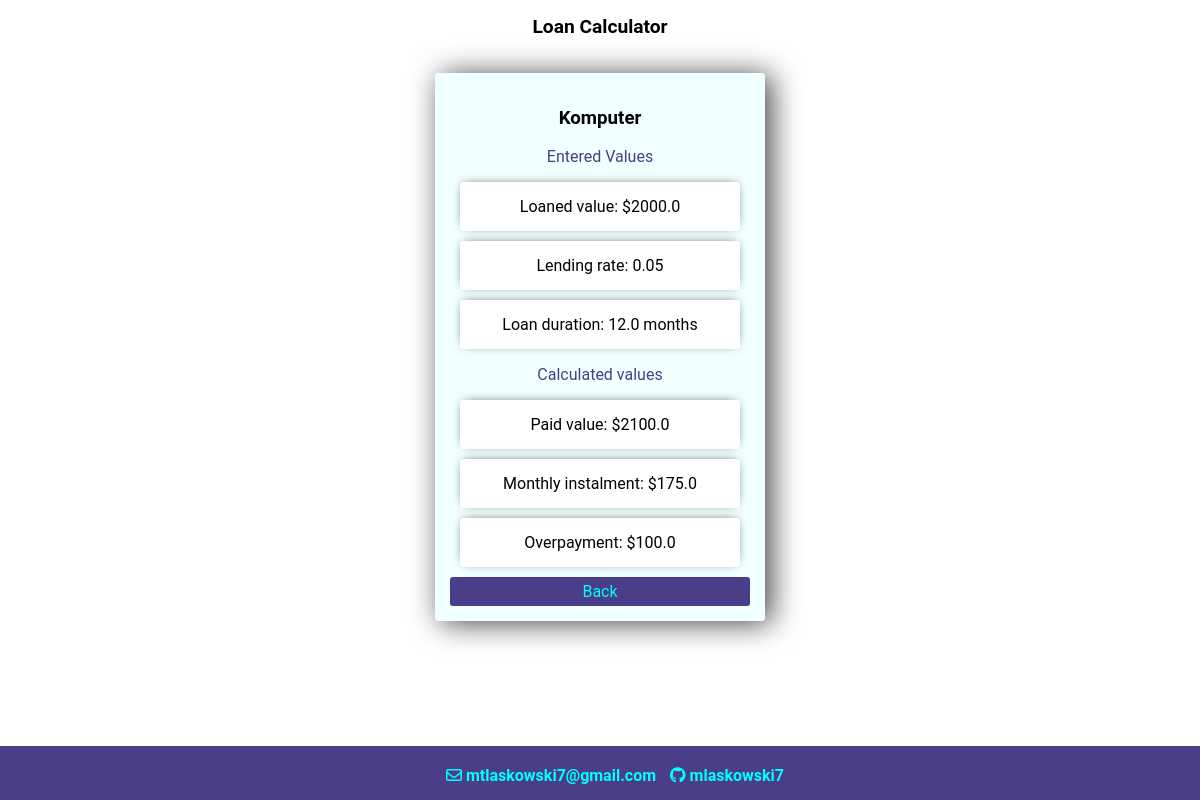
Screenshot of /loan/Komputer with the database file from the repository.
### LoanCalculatorAPI/models.py (models this page shows)
class Loan(models.Model):
    title = models.CharField(primary_key= True, max_length=200)
    value = models.FloatField(default=0)
    lending_rate = models.FloatField(default=0)
    months = models.FloatField(default=12)
    def calculate_paid_value(self):
        return round(self.value + self.value * self.lending_rate,2)
    def calculate_monthly_instalment(self):
        return round(self.calculate_paid_value() / self.months,2)
    def calculate_overpayment(self):
        return round(self.calculate_paid_value() - self.value,2)
    def __str__(self):
        return self.title

### LoanCalculatorAPI/views.py (the view)
# urls.py: path('loan/<str:loan_title>',views.LoanDescription, name="loan_description")
def LoanDescription(request, loan_title):
    loan = Loan.objects.get(title = loan_title)
    form = LoanForm(instance=loan)
    if request.method == 'POST':
        form = LoanForm(request.POST, instance= loan)
        if form.is_valid():
            form.save()
            return redirect('/')
    context = {'loan':loan, 'overpayment' : loan.calculate_overpayment(), 'paid_value' : loan.calculate_paid_value(), 'monthly_instalment': loan.calculate_monthly_instalment()}
    return render(request,"loan.html",context)

### LoanCalculatorAPI/templates/loan.html (shortened to what this page needs)
{% extends 'base/base.html' %}
{% block content %}
<div class="center-column">
    <h3>{{loan}}</h3>
    <p>Entered Values</p>
    <div class="item-row">
        <span>Loaned value: ${{loan.value}}</span>
    </div>
    <div class="item-row">
        <span>Lending rate: {{loan.lending_rate}}</span>
    </div>
    <div class="item-row">
        <span>Loan duration: {{loan.months}} months</span>
    </div>
    <p>Calculated values</p>
    <div class="item-row">
        <span>Paid value: ${{paid_value}} </span>
    </div>
    <div class="item-row">
        <span>Monthly instalment: ${{monthly_instalment}}</span>
    </div>
    <div class="item-row">
        <span>Overpayment: ${{overpayment}}</span>
    </div>
    <div class="button"><a href="{% url 'index'%}">Back</a></div>
</div>
{% endblock %}

### LoanCalculatorAPI/static/style.css (style rules this page uses)
* { font-family: 'Roboto', sans-serif; background-color: #fff; }
body { margin: 0; padding: 0; overflow-x: hidden; }
a { background-color: rgb(73, 62, 135); text-decoration: none; color: black; color: aqua; }

### LoanCalculatorAPI/templates/loan.html (style rules this page uses)
.center-column { width: 300px; margin: 20px auto; padding: 15px; background-color: azure; border-radius: 3px; box-shadow: 6px 2px 30px 0px rgba(0, 0, 0, 0.75); }
.item-row { background-color: #fff; margin: 10px; padding: 15px; border-radius: 3px; color: black; font-size: 16px; box-shadow: 0px -1px 10px -4px rgba(0,0,0,0.75); text-align: center; }
.button { background-color:rgb(73, 62, 135) ; color: aqua; margin-top: 4px; text-align: center; padding: 5px; border-radius: 3px; }
h3 { text-align: center; background-color: azure; }
p { text-align: center; background-color: azure; color: rgb(73, 62, 135); }

### rows the page displays
Loan: title "Komputer", value "2000.0", lending_rate "0.05", months "12.0"

### other values shown
{{ paid_value }} "2100.0"
{{ monthly_instalment }} "175.0"
{{ overpayment }} "100.0"
